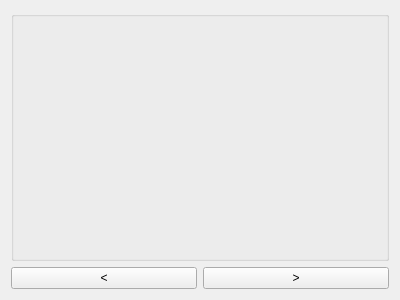
<?xml version="1.0" encoding="UTF-8"?>
<ui version="4.0">
 <class>ExamplesWidget</class>
 <widget class="QWidget" name="ExamplesWidget">
  <property name="geometry">
   <rect>
    <x>0</x>
    <y>0</y>
    <width>400</width>
    <height>300</height>
   </rect>
  </property>
  <property name="windowTitle">
   <string>Form</string>
  </property>
  <layout class="QVBoxLayout" name="verticalLayout">
   <item>
    <widget class="QGroupBox" name="groupBox">
     <property name="sizePolicy">
      <sizepolicy hsizetype="Expanding" vsizetype="Preferred">
       <horstretch>0</horstretch>
       <verstretch>0</verstretch>
      </sizepolicy>
     </property>
     <property name="title">
      <string/>
     </property>
    </widget>
   </item>
   <item>
    <layout class="QHBoxLayout" name="horizontalLayout">
     <item>
      <widget class="QPushButton" name="pushButton">
       <property name="text">
        <string>&lt;</string>
       </property>
      </widget>
     </item>
     <item>
      <widget class="QPushButton" name="pushButton_2">
       <property name="text">
        <string>&gt;</string>
       </property>
      </widget>
     </item>
    </layout>
   </item>
  </layout>
 </widget>
 <resources/>
 <connections>
  <connection>
   <sender>pushButton_2</sender>
   <signal>clicked()</signal>
   <receiver>ExamplesWidget</receiver>
   <slot>next()</slot>
   <hints>
    <hint type="sourcelabel">
     <x>272</x>
     <y>216</y>
    </hint>
    <hint type="destinationlabel">
     <x>391</x>
     <y>337</y>
    </hint>
   </hints>
  </connection>
  <connection>
   <sender>pushButton</sender>
   <signal>clicked()</signal>
   <receiver>ExamplesWidget</receiver>
   <slot>prev()</slot>
   <hints>
    <hint type="sourcelabel">
     <x>63</x>
     <y>221</y>
    </hint>
    <hint type="destinationlabel">
     <x>70</x>
     <y>321</y>
    </hint>
   </hints>
  </connection>
 </connections>
 <slots>
  <slot>next()</slot>
  <slot>prev()</slot>
 </slots>
</ui>
